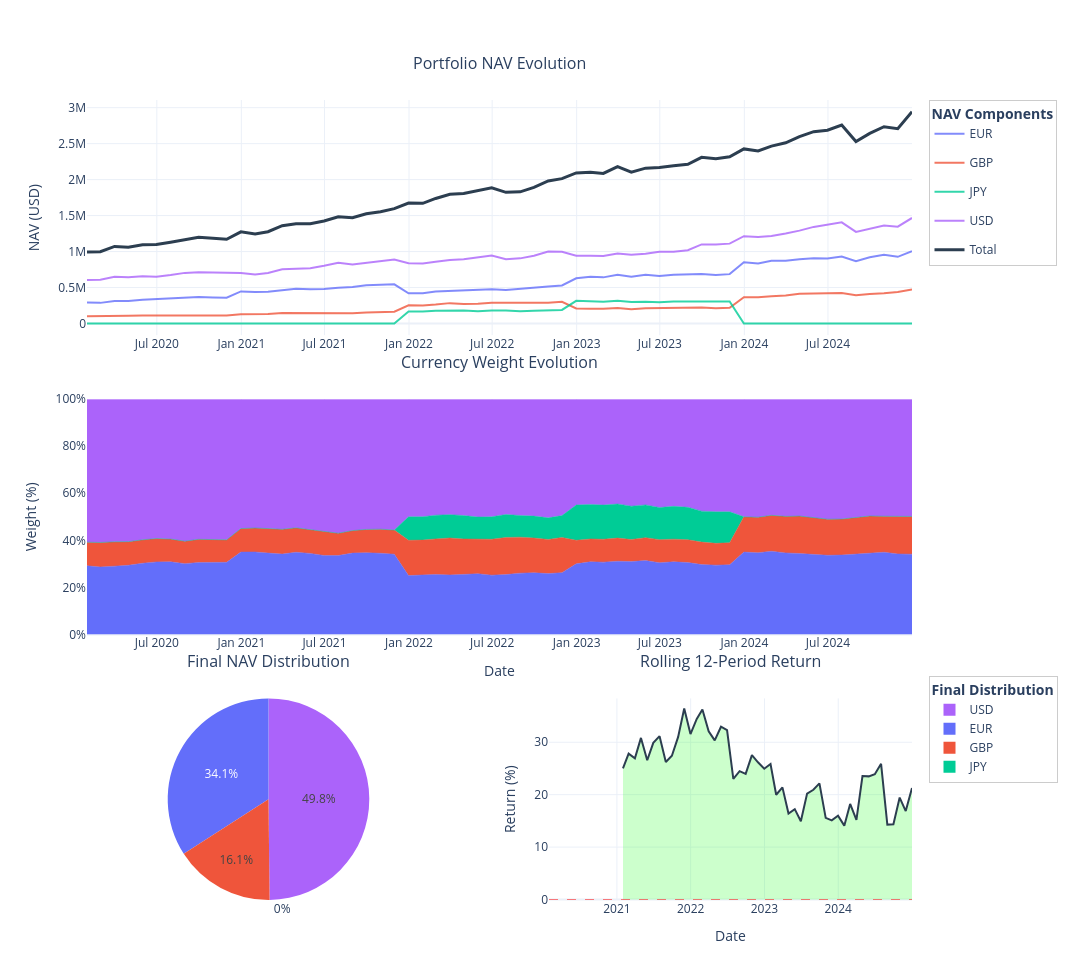

The cell this chart's notebook holds for it:
### Markdown cell above
### 9.1 Using Portfolio.from_nav_history() Constructor

Create a Portfolio object directly from NAV history - no simulation needed!

### Code cell
# Visualize real NAV history using Portfolio method
# First, create a Portfolio from the NAV history to access visualization methods
portfolio_real = Portfolio.from_nav_history(nav_real, home_currency='USD')

# Use the comprehensive analysis method
fig = portfolio_real.plot_comprehensive_analysis(mark_cash_flows=False, mark_rebalances=False)
fig.show()

# Additional statistics
print("\nREAL PORTFOLIO PERFORMANCE")
print("=" * 80)
print(f"Initial NAV: ${portfolio_real.initial_nav:,.2f}")
print(f"Final NAV: ${portfolio_real.nav_history['Total'].iloc[-1]:,.2f}")
print(f"Total Return: {portfolio_real.total_return()*100:.2f}%")
print(f"Annualized Return: {portfolio_real.annualized_return()*100:.2f}%")
print(f"Time Period: {len(portfolio_real.nav_history) - 1} months")
print("=" * 80)
